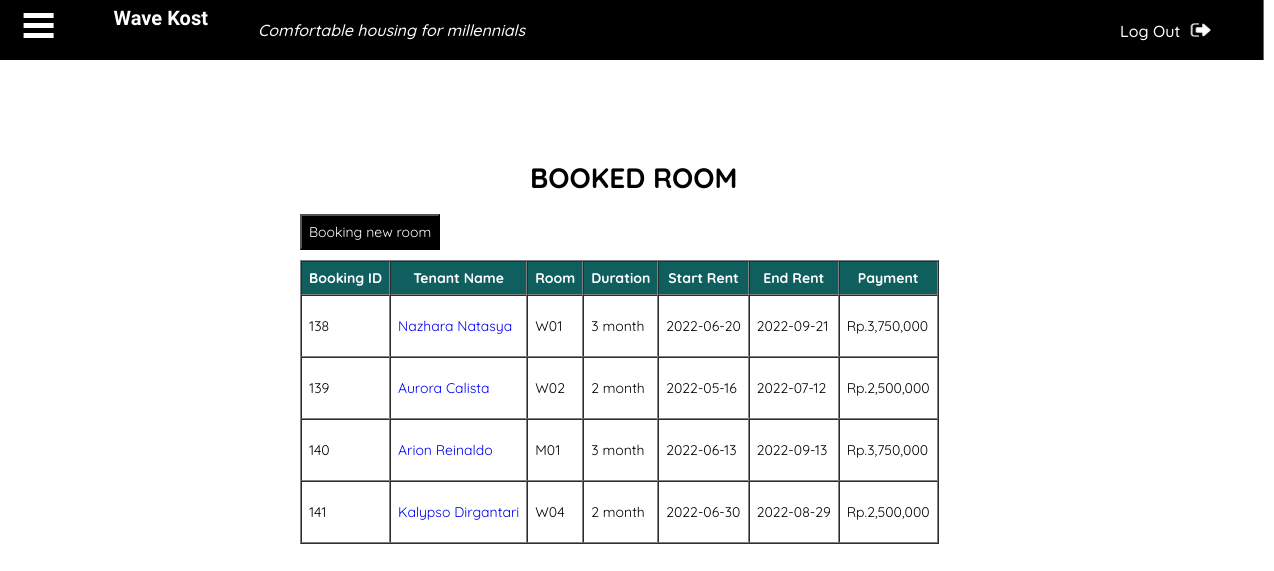
The app's page /booked_room.php with its own data.
### tables this page shows
CREATE TABLE `booking` (
  `book_id` int(11) NOT NULL,
  `tenant_name` varchar(100) NOT NULL,
  `room_id` varchar(100) NOT NULL,
  `duration_month` varchar(30) NOT NULL,
  `book_start_date` date NOT NULL,
  `book_end_date` date NOT NULL,
  `payment` varchar(100) NOT NULL
);

### booked_room.php (the view, shortened to what this page needs)
<?php
require 'functionn/function.php';
$result = mysqli_query ($conn, "SELECT * FROM booking");
?>
<!DOCTYPE html>
<html lang="en" dir="ltr">
  <head>
    <link rel="stylesheet" href="css/booked_room.css">
  </head>
  <body>
    <div class="sidebar">
        <div class="toggleBtn">
            <span> </span>
            <span> </span>
            <span> </span>
        </div>
    <h3 class="wave">Wave Kost <span class="desc">Comfortable housing for millennials</span>
    <span class="logout"><a href="homepage.php">Log Out<img src="img/logout1.png" style="width:20px; height:14px;"/></span></a></h3>
</div>
<div id="content">
  <h1>BOOKED ROOM</h1>
        <a href="booking.php"><button class="button">Booking new room</button></a>
        <br>
    <table class="table" border="1" cellpadding="7" cellspacing="0">
        <tr>
          <th>Booking ID</th>
          <th>Tenant Name</th>
          <th>Room</th>
          <th>Duration</th>
          <th>Start Rent</th>
          <th>End Rent</th>
          <th>Payment</th>
        </tr>
      <?php while ($row = mysqli_fetch_assoc($result)):?>
        <tr>
          <td><?= $row["book_id"];?></td>
          <td><a href="trans.php?book_id=<?= $row["book_id"];?>"><?= $row["tenant_name"];?></a></td>
          <td><?= $row["room_id"];?></td>
          <td><?= $row["duration_month"] . ' month';?></td>
          <td><?= $row["book_start_date"];?></td>
          <td><?= $row["book_end_date"];?></td>
          <td><p>Rp.<?= number_format($row["payment"]);?></p></td>
        </tr>
      <?php endwhile; ?>
    </table>
</div>
        <br><br>
  </body>
</html>

### css/booked_room.css (style rules this page uses)
body { margin: 0; padding: 0; font-family: 'Quicksand', sans-serif; font-size: 14px; }
#content { margin-top: 50px; margin-left: 300px; }
#content h1 { margin-top: 100px; margin-left: 230px; }
td a { text-decoration: none; }
button { padding: 7px; background: black; color: white; margin-bottom: 10px; font-family: 'Quicksand', sans-serif; font-size: 14px; }
th { background: #105F5F; color: white; }
.sidebar { display: -webkit-sticky; position: sticky; top: 0; justify-content: space-between; width: 1560px; height: 60px; Left: 10px; background-color: black; z-index: 2; transform: translateX(-19%); }
.sidebar h3 { display: flex; margin-top: 0; padding-right: 15px; padding-top: 6px; color: white; margin-left: 410px; font-family: 'Rock Salt', cursive; font-size: 20px; }
.sidebar h3 span.desc { margin-top: 0; padding-left: 50px; padding-top: 14px; padding-right: 10px; color: white; font-family: 'Quicksand', sans-serif; font-weight: 500; font-size: 16px; font-style: italic; }
.sidebar h3 span.logout { margin-top: 0; padding-top: 13px; color: white; margin-left: 585px; font-family: 'Quicksand', sans-serif; font-weight: 500; font-size: 16px; z-index: 3; }
.sidebar h3 span.logout img { padding-top: 4px; margin-left: 10px; }
.sidebar h3 span.logout a { text-decoration: none; color: white; }
.toggleBtn { margin-left: 320px; top: 8px; bottom: 8px; position: absolute; }
.toggleBtn span { display: flex; flex-direction: column; width: 30px; height: 5px; background: white; margin: 5px 0px; position: relative; transition: all 0.5s; z-index: 2; }
.toggleBtn span:nth-child(2) { transform-origin: 0 0; }
.toggleBtn span:nth-child(4) { transform-origin: 0 100%; }

### records on screen
booking: book_id "138", tenant_name "Nazhara Natasya", room "W01", duration_month "3", book_start_date "2022-06-20", book_end_date "2022-09-21", payment "3,750,000"
booking: book_id "139", tenant_name "Aurora Calista", room "W02", duration_month "2", book_start_date "2022-05-16", book_end_date "2022-07-12", payment "2,500,000"
booking: book_id "140", tenant_name "Arion Reinaldo", room "M01", duration_month "3", book_start_date "2022-06-13", book_end_date "2022-09-13", payment "3,750,000"
booking: book_id "141", tenant_name "Kalypso Dirgantari", room "W04", duration_month "2", book_start_date "2022-06-30", book_end_date "2022-08-29", payment "2,500,000"
